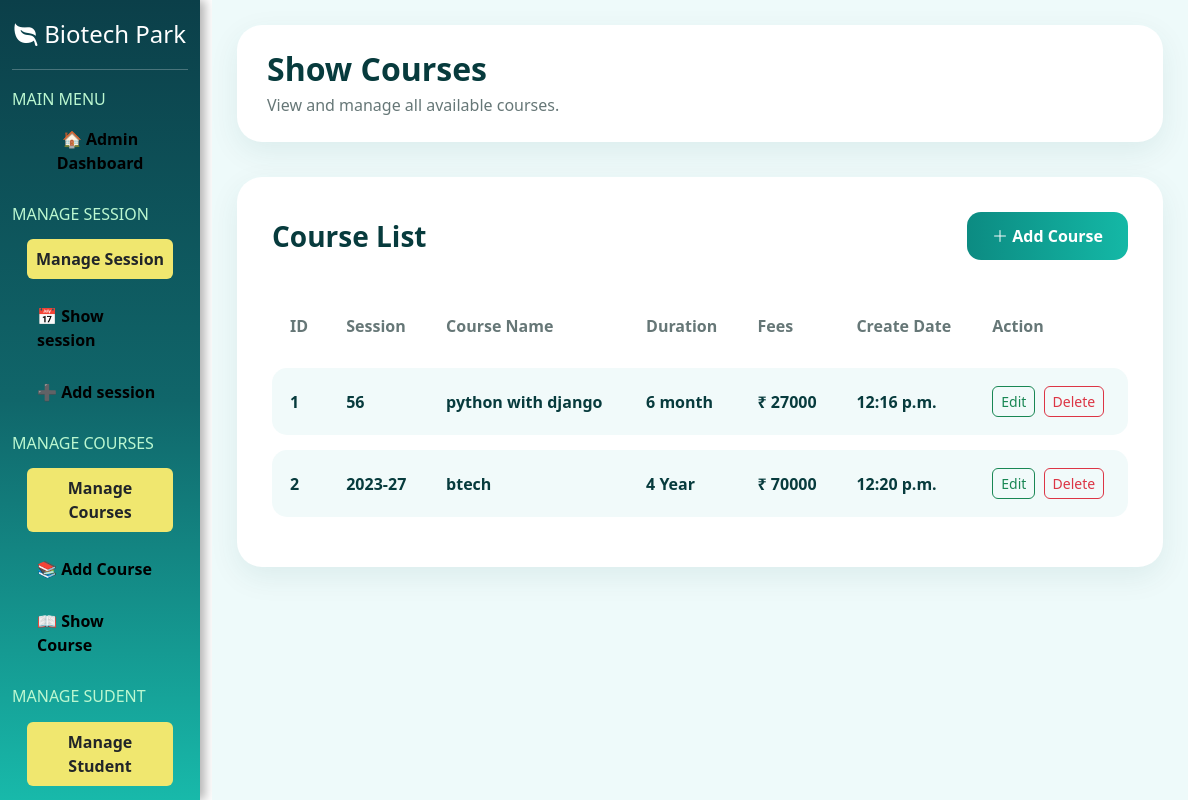
Before: /showcourse/ with the older database file.
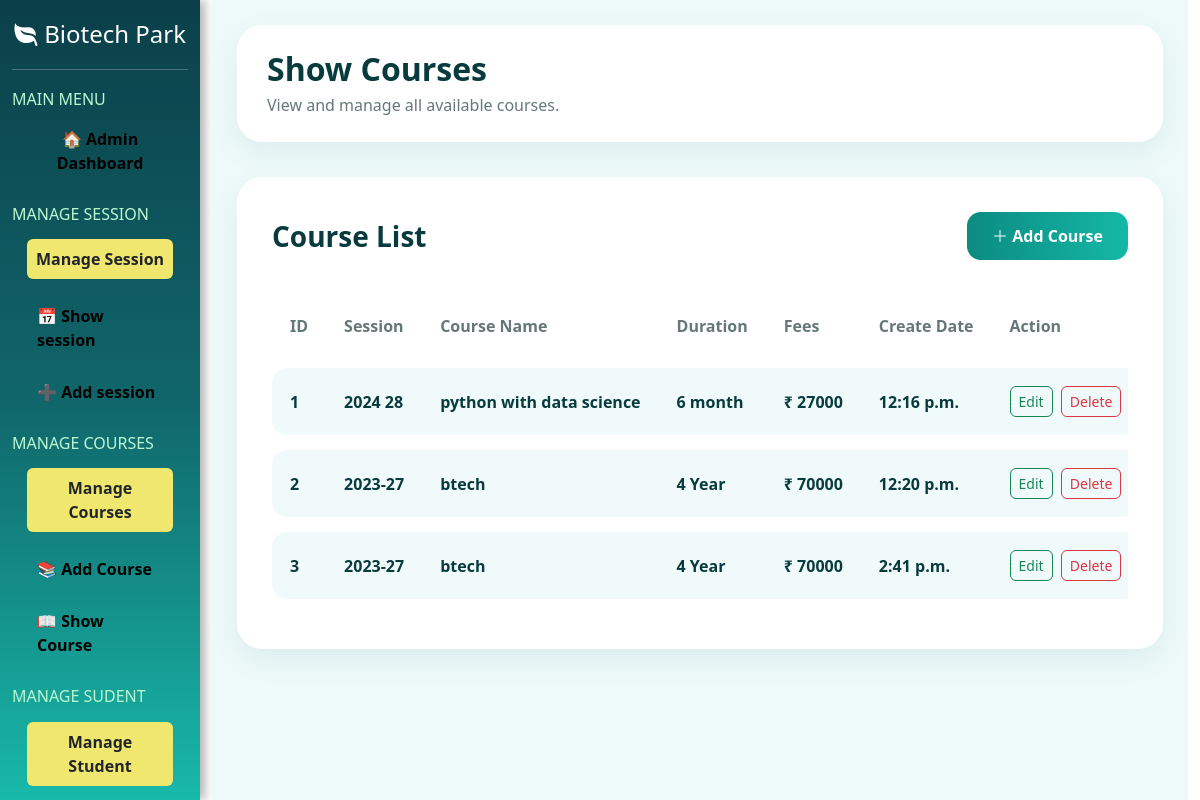
After: the same page with the newer database file.
### myapp/models.py (models this page shows)
class tbl_course(models.Model):
    id=models.IntegerField(primary_key=True,auto_created=True)
    session_name=models.CharField(max_length=20)
    course_name=models.CharField(max_length=200)
    duration=models.CharField(max_length=20)
    fees=models.IntegerField()
    create_at=models.TimeField()

### myapp/views.py (the view)
# urls.py: path('showcourse/',showcourse,name='showcourse'),
def showcourse(request):
    ab=tbl_course.objects.all()
    return render(request, 'admin/showcourse.html', {'ab':ab})

### myapp/templates/admin/showcourse.html (shortened to what this page needs)
{% extends 'admin/adminlayout.html' %}
{% block admin %}
<div class="course-page">
    <div class="page-header">
        <h2>Show Courses</h2>
        <p>View and manage all available courses.</p>
    </div>
    <div class="course-card">
        <div class="d-flex justify-content-between align-items-center mb-4">
            <h3 class="course-title">
                Course List
            </h3>
            <a href="{% url 'addcourse' %}" class="add-course-btn">
                <i class="bi bi-plus-lg"></i>
                Add Course
            </a>
        </div>
        <div class="table-responsive">
            <table class="table custom-table">
                <thead>
                    <tr>
                        <th>ID</th>
                        <th>Session</th>
                        <th>Course Name</th>
                        <th>Duration</th>
                        <th>Fees</th>
                        <th>Create Date</th>
                        <th>Action</th>
                    </tr>
                </thead>
                <tbody>
                    {% for i in ab %}
                    <tr>
                        <td>{{ i.id }}</td>
                        <td>{{ i.session_name }}</td>
                        <td>{{ i.course_name }}</td>
                        <td>{{ i.duration }}</td>
                        <td>
                            ₹ {{ i.fees }}
                        </td>
                        <td>{{ i.create_at }}</td>
                        <td>
                            <a href="{% url 'editcourse' i.id %}"
                               class="btn btn-outline-success btn-sm edit-btn me-1">
                                Edit
                            </a>
                            <a href="{% url 'deletecourse' i.id %}"
                               class="btn btn-outline-danger btn-sm delete-btn">
                                Delete
                            </a>
                        </td>
                    </tr>
                    {% empty %}
                    <tr>
                        <td colspan="7" class="text-center">
                            No Courses Found
                        </td>
                    </tr>
                    {% endfor %}
                </tbody>
            </table>
        </div>
    </div>
</div>
{% endblock %}

Changed rows visible on the page:
changed tbl_course id 1: session_name "56" → "2024 28"; course_name "python with django" → "python with data science"
added tbl_course: id "3", session_name "2023-27", course_name "btech", duration "4 Year", fees "70000", create_at "2:41 p.m."
